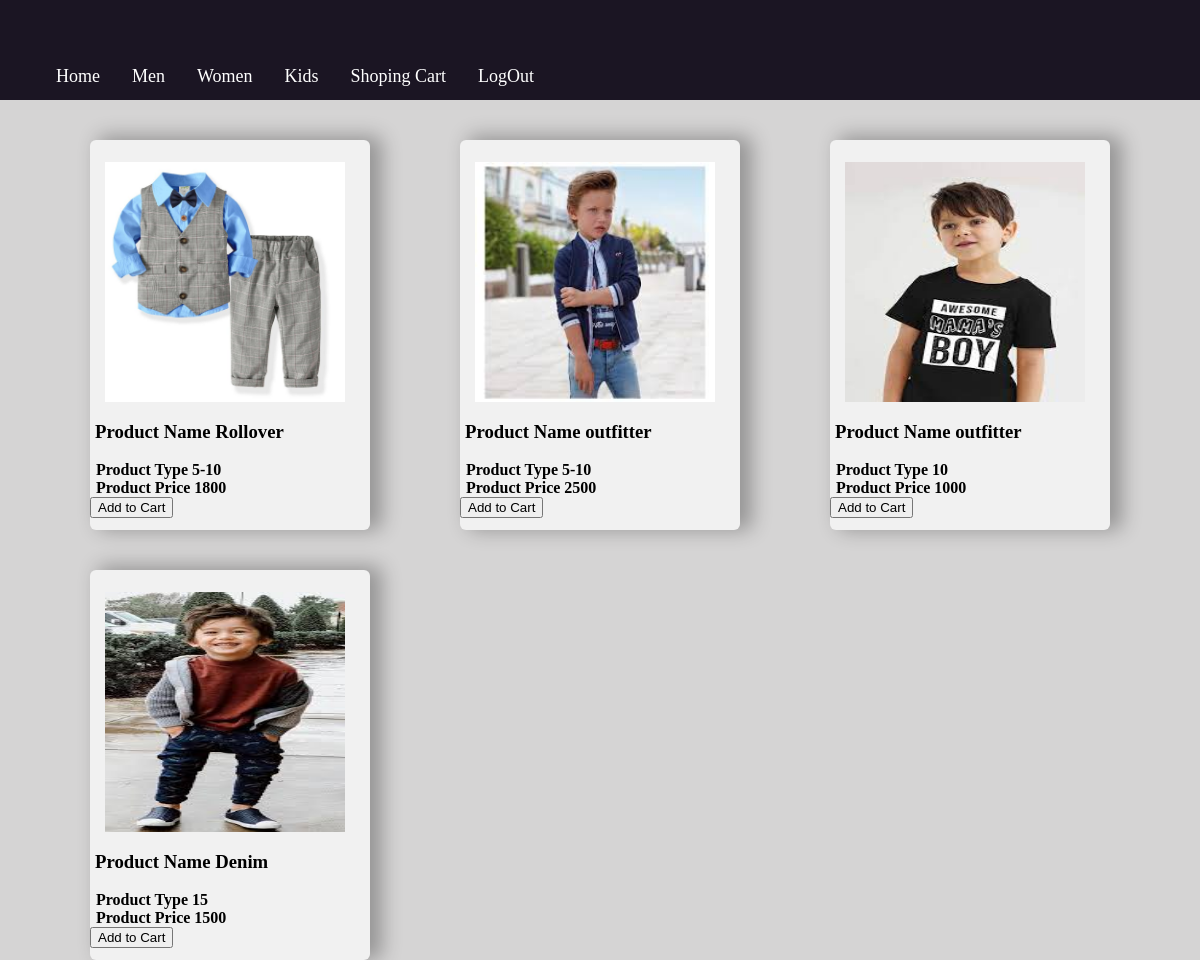
Screenshot of /kidfront.php with the database file from the repository.
### tables this page shows
CREATE TABLE `kid` (
  `KP_id` int(11) NOT NULL,
  `kp_name` varchar(600) NOT NULL,
  `kp_type` varchar(600) NOT NULL,
  `kp_img` varchar(600) NOT NULL,
  `price` int(11) NOT NULL
);

### kidfront.php (the view, shortened to what this page needs)
<html>
<head>
    <link rel="stylesheet" href="menfront.css">
</head>
<body>
    <div class="container">
        <?php
        include('db_connection.php');
        $qry = "SELECT * FROM kid";
        $data = mysqli_query($db_connection, $qry);
        while ($kid_data = mysqli_fetch_assoc($data)) {
            ?>
            <div class="Product">
                <div class="description">
                    <img src="<?php echo $kid_data['kp_img']; ?>" alt=" Fabric img ">
                    <h3> Product Name
                        <?php echo $kid_data['kp_name']; ?>
                    </h3>
                    <h4> Product Type
                        <?php echo $kid_data['kp_type']; ?>
                    </h4>
                    <h4> Product Price
                        <?php echo $kid_data['price']; ?>
                    </h4>
                </div>
                <button class="add-to-cart" data-id="<?php echo $kid_data['KP_id']; ?>"
                    data-name="<?php echo $kid_data['kp_name']; ?>" data-price="<?php echo $kid_data['price']; ?>"
                    data-pic="<?php echo $kid_data['kp_img']; ?>">Add to Cart
                </button>
            </div>
        <?php } ?>
    </div>
</body>
</html>

### menfront.css (style rules this page uses)
.container { display: flex; flex-direction: row; flex-wrap: wrap; height: auto; }
.Product { margin-left: 90px; margin-top: 40px; width: 280px; height: 390px; border-radius: 6px; box-shadow: 10px -2px 20px 2px rgb(0 0 0 / 30%); background-color: #f1f1f1; }
.description { margin-top: 2px; display: flex; flex-direction: column; flex-wrap: wrap; width: 270px; }
.description img { width: 15pc; height: 15pc; margin-top: 20px; margin-left: auto; margin-right: auto; }
.description h3 { margin-left: 5px; }
.description h4 { margin: 0px; margin-left: 6px; }
button { text-align: center; }

### nav.css (style rules this page uses)
body { margin: 0; padding: 0; background: #d5d4d4; }
.navbar { list-style-type: none; margin: 0; padding: 0; overflow: hidden; background-color: #1b1523; height: 100px; }
ul { list-style-type: none; }
li { float: left; }
li a { display: block; color: white; text-align: center; padding: 50px 16px; text-decoration: none; font-size: large; }

### rows the page displays
kid: kp_img (picture), kp_name "Rollover", kp_type "5-10", price "1800"
kid: kp_img (picture), kp_name "outfitter", kp_type "5-10", price "2500"
kid: kp_img (picture), kp_name "outfitter", kp_type "10", price "1000"
kid: kp_img (picture), kp_name "Denim", kp_type "15", price "1500"
